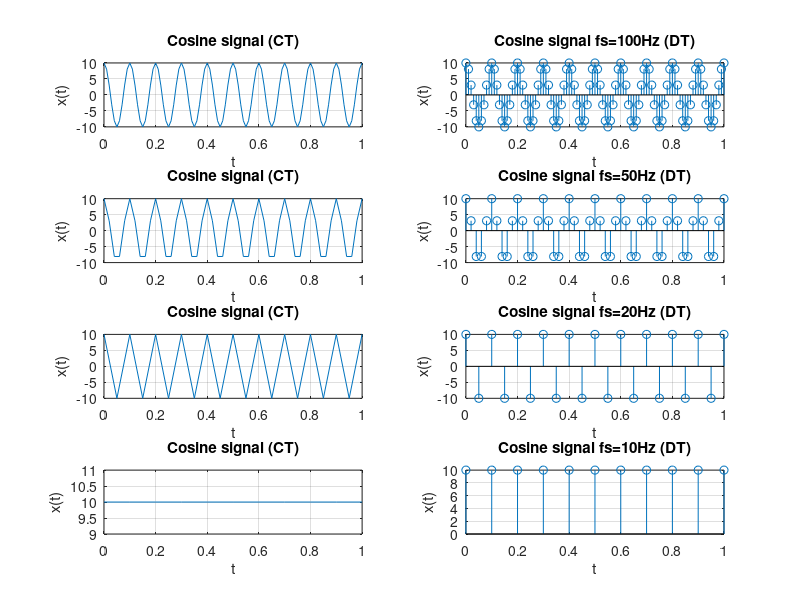

MATLAB code to generate this figure:
clc
clear all
close all
t=0:1/100:1;
x=10*cos(2*pi*10*t);
subplot(4,2,1)
plot(t,x)
grid on
xlabel('t')
ylabel('x(t)')
title('Cosine signal (CT)')

subplot(4,2,2)
stem(t,x)
grid on
xlabel('t')
ylabel('x(t)')
title('Cosine signal fs=100Hz (DT)')

t=0:1/50:1;
x=10*cos(2*pi*10*t);
subplot(4,2,3)
plot(t,x)
grid on
xlabel('t')
ylabel('x(t)')
title('Cosine signal (CT)')

subplot(4,2,4)
stem(t,x)
grid on
xlabel('t')
ylabel('x(t)')
title('Cosine signal fs=50Hz (DT)')

t=0:1/20:1;
x=10*cos(2*pi*10*t);
subplot(4,2,5)
plot(t,x)
grid on
xlabel('t')
ylabel('x(t)')
title('Cosine signal (CT)')

subplot(4,2,6)
stem(t,x)
grid on
xlabel('t')
ylabel('x(t)')
title('Cosine signal fs=20Hz (DT)')

t=0:1/10:1;
x=10*cos(2*pi*10*t);
subplot(4,2,7)
plot(t,x)
grid on
xlabel('t')
ylabel('x(t)')
title('Cosine signal (CT)')

subplot(4,2,8)
stem(t,x)
grid on
xlabel('t')
ylabel('x(t)')
title('Cosine signal fs=10Hz (DT)')